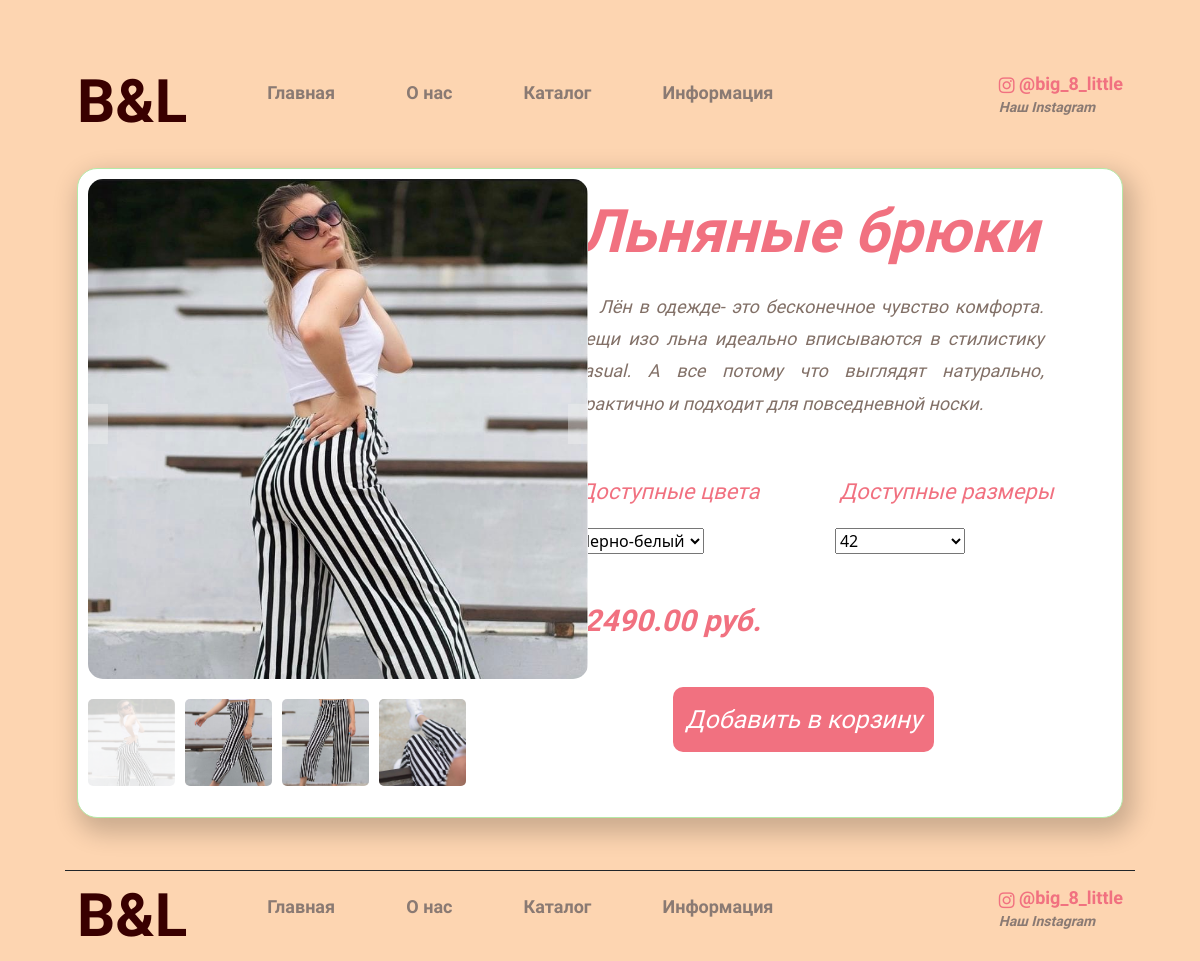
Page /products/trousers/trousers1/ on the committed database.
### mainapp/models.py (models this page shows, shortened)
class ImageGallery(models.Model):
    content_type = models.ForeignKey(ContentType, on_delete=models.CASCADE, null=True)
    object_id = models.PositiveIntegerField()
    content_object = GenericForeignKey('content_type', 'object_id')
    image = models.ImageField(upload_to=upload_function, null=True, blank=True)
    is_main = models.BooleanField(default=False)
    class Meta:
        verbose_name = 'Галерея изображений'
        verbose_name_plural = verbose_name

class Product(models.Model):  # каркас продукта
    category = models.ForeignKey(Category, verbose_name='Категория', on_delete=models.CASCADE)
    title = models.CharField(max_length=255, verbose_name='Наименование')
    slug = models.SlugField(unique=True)
    description = models.TextField(verbose_name='Описание', null=True)
    price = models.DecimalField(max_digits=9, decimal_places=2, verbose_name='Цена')
    class Meta:
        verbose_name = 'Товар'
        verbose_name_plural = 'Товары'

### mainapp/views.py (the view)
# urls.py: path('products/<str:category_slug>/<str:product_slug>/', ProductDetail, name='product_detail'),
def ProductDetail(request, category_slug, product_slug):
    categories = Category.objects.all()
    category = get_object_or_404(Category, slug=category_slug)
    product = get_object_or_404(Product, slug=product_slug)
    images = ImageGallery.objects.filter(object_id=product.id)
    main_image = get_object_or_404(ImageGallery, object_id=product.id, is_main=True)
    colors = ColorField.objects.filter(object_id=product.id)
    sizes = SizeField.objects.filter(object_id=product.id)
    return render(request, 'product_detail.html', locals())

### mainapp/templates/product_detail.html (shortened to what this page needs)
{% extends 'catalog.html' %}
{% load static %}
{% block link-css %}
<link rel="stylesheet" href="{% static 'shop/css/base.css' %}">
<link rel="stylesheet" href="{% static 'shop/css/catalog.css' %}">
<link rel="stylesheet" href="{% static 'shop/css/product_detail.css' %}">
{% endblock %}
{% block main-content %}
<div class="container">
    <div class="content">
        <div class="detail-photo">
            <div class="double-slider">
                <div class="slider">
                    {% for img in images %}
                    <div class="slider-item">
                    </div>
                    {% endfor %}
                </div>
                <div class="down-imgs">
                    <div class="slider-nav">
                        {% for img in images %}
                        <div class="slider-nav-item">
                            <img src="{{img.image.url}}" loading="lazy" alt="">
                        </div>
                        {% endfor %}
                    </div>
                </div>
            </div>
        </div>
        <div class="detail-text">
            <p class="detail-name">
                {{product.title}}
            </p>
            <p class="detail-description">
                {{product.description}}
            </p>
            <div class="specification">
                <div class="colors-div">
                    <p class="name-specification">Доступные цвета</p>
                    <select>
                        {% for color in colors %}
                        <option class="colors">
                            {{color.color}}
                        </option>
                        {% endfor %}
                    </select>
                </div>
                <div class="sizes-div">
                    <p class="name-specification">Доступные размеры</p>
                    <select>
                        {% for size in sizes %}
                        <option class="sizes">
                            {{size.size}}
                        </option>
                        {% endfor %}
                    </select>
                </div>
            </div>
            <p class="detail-price">
                {{product.price}} руб.
            </p>
            <button class="add-to-cart">Добавить в корзину</button>
        </div>
    </div>
</div>
{% endblock %}

### static_dev/shop/css/base.css (style rules this page uses)
.container { width: 1170px; margin: 0 auto; z-index: 0; }
.content { display: flex; }
.content p { color: #827067; font-family: 'Exo 2', sans-serif; font-style: italic; font-weight: 200; font-size: 20px; line-height: 1.8em; text-indent: 1.4em; text-align: justify; }
.slider { min-width: 0; left: 0; width: 350px; z-index: 1; }
.slider-nav { min-width: 0; z-index: 1; }
.slider-nav img { width: 87px; height: 87px; border-radius: 5%; }
.slick-current { opacity: 0.2; }
.slider { position: relative; }
.slider-item.slick-slide { z-index: 1 !important; }
@media screen and (max-width: 1400px) { .content p { font-size: 19px; } }
@media screen and (max-width: 1200px) { .container { width: 1070px; } }
@media screen and (max-width: 1200px) { .slider-nav img { width: 73px; height: 73px; } }
@media screen and (max-width: 1200px) { .slider { width: 300px; } }
@media screen and (max-width: 1200px) { .content p { font-size: 18px; } }

### static_dev/shop/css/catalog.css (style rules this page uses)
body { background: #fdd5b1; }
.content { display: flex; position: relative; }

### static_dev/shop/css/product_detail.css (style rules this page uses)
.content { position: relative; display: flex; border: 1px solid #b5e9a7; border-radius: 20px; background: #fff; height: 650px; box-shadow: 5px 10px 25px 5px rgb(0 0 0 / 20%); overflow: hidden; margin: 2% 0 5% 0; }
.detail-photo { float: left; width: 40%; margin: 1% 1%; }
.detail-text { float: right; width: 50%; }
.slider { min-width: 0; left: 0; width: 500px; z-index: 1; }
.slider-nav { min-width: 0; z-index: 1; }
.slider-nav img { width: 87px; height: 87px; border-radius: 5px; margin-right: 10px; }
.slick-current { opacity: 0.2; }
.slider { position: relative; }
.slider-item.slick-slide { z-index: 1 !important; }
.detail-text { margin: 3%; }
.detail-name { font-size: 60px !important; color: #f17180 !important; font-weight: bold !important; text-align: center !important; text-indent: 0 !important; line-height: 0.2em !important; margin-top: 5%; }
.detail-description { margin: 10% 5% 10% 5%; }
.specification { display: flex; }
.colors-div { float: left; width: 50%; }
.sizes-div { float: right; width: 50%; }
.name-specification { font-size: 22px !important; color: #f17180 !important; }
select { margin-left: 10%; width: 50%; }
.colors { margin: 0; }
.detail-price { margin-top: 40px !important; font-weight: bold !important; color: #f17180 !important; font-size: 30px !important; text-indent: 1.2em !important; }
.add-to-cart { height: 10%; width: 25%; position: absolute; bottom: 10%; background: #f17180; font-size: 25px; border-radius: 10px; font-family: 'Exo 2', sans-serif; font-weight: 500; font-style: italic; border: 0; color: #fff; margin-left: 12%; }

### rows in the picture
ImageGallery: image (picture)
ImageGallery: image (picture)
ImageGallery: image (picture)
ImageGallery: image (picture)
Product: title "Льняные брюки", description "Лён в одежде- это бесконечное чувство комфорта. Вещи изо льна идеально вписываются в стилистику casual. А все потому что выглядят натурально, практично и подходит для повседневной носки.", price "2490.00"

### other values in the picture
form field value "Черно-белый"
form field value "42"
